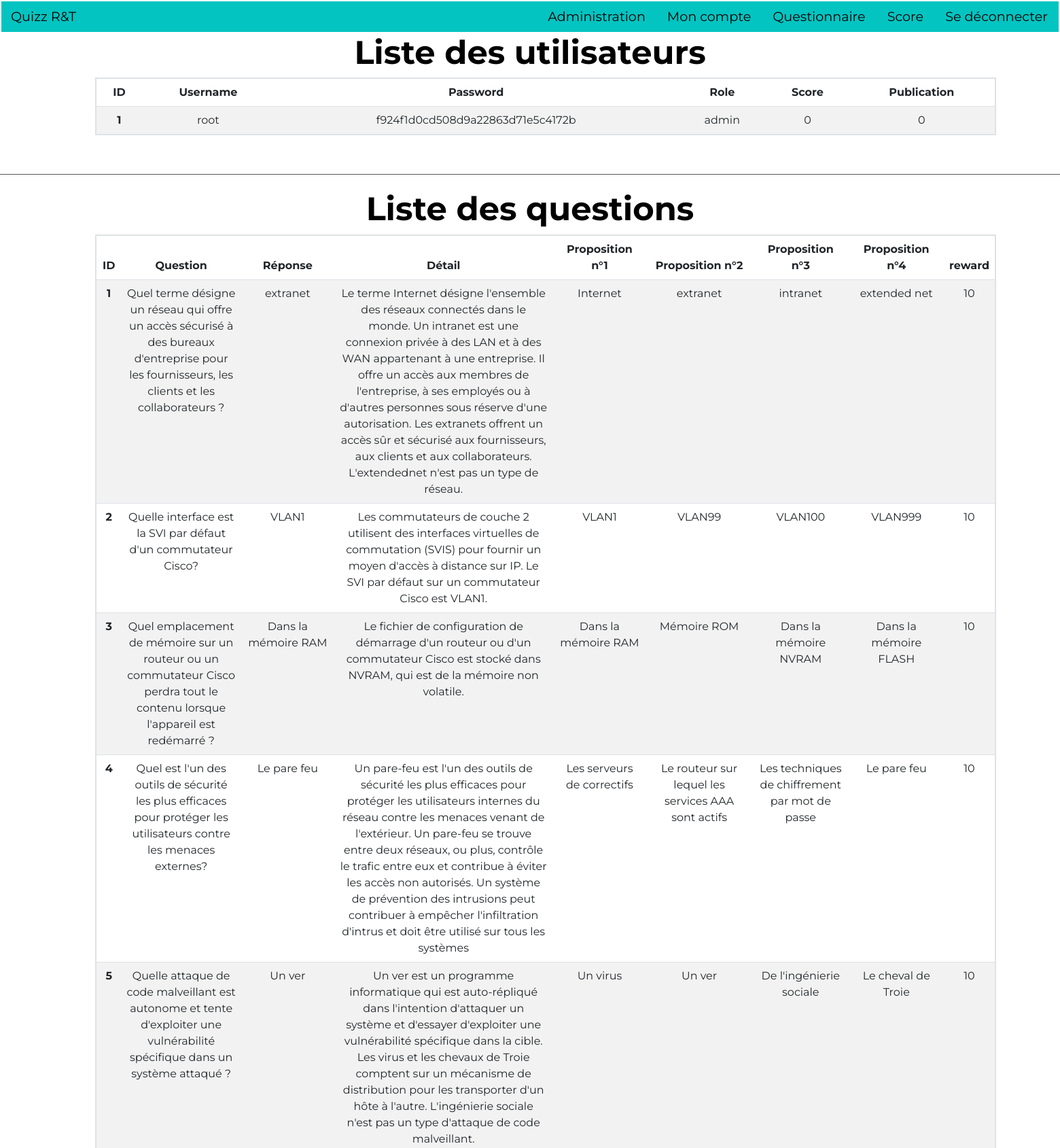
/basedonnees.php (signed in, upper part), run on the app's committed database.
### tables this page shows
CREATE TABLE users (
	`id` INT NOT NULL AUTO_INCREMENT,
	`username` VARCHAR(20) NOT NULL,
	`password` VARCHAR(250) NOT NULL,
	`role` VARCHAR(20) NOT NULL default "users",
	`score` INT NOT NULL default 0,
	`is_published` INT NOT NULL default 1,
	PRIMARY KEY (`id`),
	UNIQUE (`username`)
);

CREATE TABLE questions (
	`id` INT NOT NULL AUTO_INCREMENT,
	`question` TEXT NOT NULL,
	`reponse` VARCHAR(250) NOT NULL,
	`detail` TEXT NOT NULL,
	`prop1` VARCHAR(250) NOT NULL,
	`prop2` VARCHAR(250) NOT NULL,
	`prop3` VARCHAR(250) NOT NULL,
	`prop4` VARCHAR(250) NOT NULL,
	`reward` INT NOT NULL,
	PRIMARY KEY (`id`)
);

### html/basedonnees.php (the view, shortened to what this page needs)
<?php require '../helper/head.php'; ?>
<!DOCTYPE html>
<html lang="fr">
<head>
</head>
<body>
    <h1>Liste des utilisateurs</h1>
    <div>
    <table class="table table-striped">
        <?php
            include('../helper/connection.php');
            $query = $pdo->prepare('SELECT * FROM users');
            $success = $query->execute();
            $res = $query->fetchall(PDO::FETCH_ASSOC);
        ?>
        <thead>
            <tr>
                <th scope="col">ID</th>
                <th scope="col">Username</th>
                <th scope="col">Password</th>
                <th scope="col">Role</th>
                <th scope="col">Score</th>
                <th scope="col">Publication</th>
            </tr>
        </thead>
        <tbody>
            <?php foreach ($res as $users) : ?>
            <tr>
                <th scope="row"> <?= $users['id'] ?> </th>
                <td> <?= $users['username'] ?> </td>
                <td> <?= $users['password'] ?> </td>
                <td> <?= $users['role'] ?> </td>
                <td> <?= $users['score'] ?> </td>
                <td> <?= $users['is_published'] ?> </td>
            </tr>
            <?php endforeach ?>
        </tbody>
    </table>
    </div>
    <br>
    <p>______________________________________________________________________________________________________________________________________________________________________________________________________________________________________________</p>
    <h1>Liste des questions</h1>
    <div>
    <table class="table table-striped">
        <?php
            include('../helper/connection.php');
            $query = $pdo->prepare('SELECT * FROM questions');
            $success = $query->execute();
            $res = $query->fetchall(PDO::FETCH_ASSOC);
        ?>
        <thead>
            <tr>
                <th scope="col">ID</th>
                <th scope="col">Question</th>
                <th scope="col">Réponse</th>
                <th scope="col">Détail</th>
                <th scope="col">Proposition n°1</th>
                <th scope="col">Proposition n°2</th>
                <th scope="col">Proposition n°3</th>
                <th scope="col">Proposition n°4</th>
                <th scope="col">reward</th>
            </tr>
        </thead>
        <tbody>
            <?php foreach ($res as $questions) : ?>
            <tr>
                <th scope="row"> <?= $questions['id'] ?> </th>
                <td> <?= $questions['question'] ?> </td>
                <td> <?= $questions['reponse'] ?> </td>
                <td> <?= $questions['detail'] ?> </td>
                <td> <?= $questions['prop1'] ?> </td>
                <td> <?= $questions['prop2'] ?> </td>
                <td> <?= $questions['prop3'] ?> </td>
                <td> <?= $questions['prop4'] ?> </td>
                <td> <?= $questions['reward'] ?> </td>
            </tr>
            <?php endforeach ?>
        </tbody>
    </table>
    </div>
</body>
</html>

### helper/head.php (shortened to what this page needs)
<!DOCTYPE html>
<html lang="fr">
<head>
    <link href="https://cdn.jsdelivr.net/npm/bootstrap@5.2.0-beta1/dist/css/bootstrap.min.css" rel="stylesheet">
    <link rel="stylesheet" href="https://unpkg.com/purecss@2.1.0/build/pure-min.css">
</head>
<body>
<ul class="nav justify-content-end" style="font-size: larger;">
  <li class="nav-item gauche">
    <a class="nav-link active" aria-current="page" style="color:#000000;">Quizz R&T</a>
  </li>
  <li>
    <?php if ($_SERVER['REQUEST_URI'] == "/basedonnees.php" && $_SESSION['logon'] === true && $_SESSION['username'] === 'root'): ?>
    <a class="nav-link active" aria-current="page" href="/admin.php" style="color:#000000;"> Administration</a>
    <?php endif ?>
  </li>
  <li class="nav-item">
    <?php if ($_SERVER['REQUEST_URI'] == "/basedonnees.php" && $_SESSION['logon'] === true && $_SESSION['username'] === 'root'): ?>
    <a class="nav-link active" aria-current="page" href="/login.php" style="color:#000000;"> Mon compte</a>
    <?php endif ?>
  </li>
  <li class="nav-item">
    <?php if ($_SERVER['REQUEST_URI'] == "/basedonnees.php" && $_SESSION['logon'] === true && $_SESSION['username'] === 'root'): ?>
    <a class="nav-link active" aria-current="page" href="/questionnaire.php" style="color:#000000;"> Questionnaire</a>
    <?php endif ?>
  </li>
  <li class="nav-item">
    <?php if ($_SERVER['REQUEST_URI'] == "/basedonnees.php" && $_SESSION['logon'] === true && $_SESSION['username'] === 'root'): ?>
    <a class="nav-link active" aria-current="page" href="/score.php" style="color:#000000;"> Score</a>
    <?php endif ?>
  </li>
  <li class="nav-item">
    <?php if ($_SERVER['REQUEST_URI'] == "/basedonnees.php" && $_SESSION['logon'] === true && $_SESSION['username'] === 'root'): ?>
    <a class="nav-link active" aria-current="page" href="/logout.php" style="color:#000000;"> Se déconnecter</a>
    <?php endif ?>
  </li>
</ul>
</body>

### helper/head.php (style rules this page uses)
ul { font-size: large; }
.gauche { left : 0; position : absolute; }

### html/basedonnees.php (style rules this page uses)
body { font-family: 'Montserrat', monospace; }
ul { background-color : #04c4c1; border : solid 2px white; }
table { margin-left : 140px; border : solid 2px black; text-align : center; }
div { width : 85%; }
h1 { text-align : center; font-weight: bold; color: black; font-size : 300%; }

### data on the page
users: id "1", username "root", password "f924f1d0cd508d9a22863d71e5c4172b", role "admin", score "0", is_published "0"
questions: id "1", question "Quel terme désigne un réseau qui offre un accès sécurisé à des bureaux d'entreprise pour les fournisseurs, les clients et les collaborateurs ?", reponse "extranet", detail "Le terme Internet désigne l'ensemble des réseaux connectés dans le monde. Un intranet est une connexion privée à des LAN et à des WAN appartenant à une entreprise. Il offre un accès aux membres de l'entreprise, à ses employés ou à d'autres personnes sous réserve d'une autorisation. Les extranets offrent un accès sûr et sécurisé aux fournisseurs, aux clients et aux collaborateurs. L'extendednet n'est pas un type de réseau.", prop1 "Internet", prop2 "extranet", prop3 "intranet", prop4 "extended net", reward "10"
questions: id "2", question "Quelle interface est la SVI par défaut d'un commutateur Cisco?", reponse "VLAN1", detail "Les commutateurs de couche 2 utilisent des interfaces virtuelles de commutation (SVIS) pour fournir un moyen d'accès à distance sur IP. Le SVI par défaut sur un commutateur Cisco est VLAN1.", prop1 "VLAN1", prop2 "VLAN99", prop3 "VLAN100", prop4 "VLAN999", reward "10"
questions: id "3", question "Quel emplacement de mémoire sur un routeur ou un commutateur Cisco perdra tout le contenu lorsque l'appareil est redémarré ?", reponse "Dans la mémoire RAM", detail "Le fichier de configuration de démarrage d'un routeur ou d'un commutateur Cisco est stocké dans NVRAM, qui est de la mémoire non volatile.", prop1 "Dans la mémoire RAM", prop2 "Mémoire ROM", prop3 "Dans la mémoire NVRAM", prop4 "Dans la mémoire FLASH", reward "10"
questions: id "4", question "Quel est l'un des outils de sécurité les plus efficaces pour protéger les utilisateurs contre les menaces externes?", reponse "Le pare feu", detail "Un pare-feu est l'un des outils de sécurité les plus efficaces pour protéger les utilisateurs internes du réseau contre les menaces venant de l'extérieur. Un pare-feu se trouve entre deux réseaux, ou plus, contrôle le trafic entre eux et contribue à éviter les accès non autorisés. Un système de prévention des intrusions peut contribuer à empêcher l'infiltration d'intrus et doit être utilisé sur tous les systèmes", prop1 "Les serveurs de correctifs", prop2 "Le routeur sur lequel les services AAA sont actifs", prop3 "Les techniques de chiffrement par mot de passe", prop4 "Le pare feu", reward "10"
questions: id "5", question "Quelle attaque de code malveillant est autonome et tente d'exploiter une vulnérabilité spécifique dans un système attaqué ?", reponse "Un ver", detail "Un ver est un programme informatique qui est auto-répliqué dans l'intention d'attaquer un système et d'essayer d'exploiter une vulnérabilité spécifique dans la cible. Les virus et les chevaux de Troie comptent sur un mécanisme de distribution pour les transporter d'un hôte à l'autre. L'ingénierie sociale n'est pas un type d'attaque de code malveillant.", prop1 "Un virus", prop2 "Un ver", prop3 "De l'ingénierie sociale", prop4 "Le cheval de Troie", reward "10"
